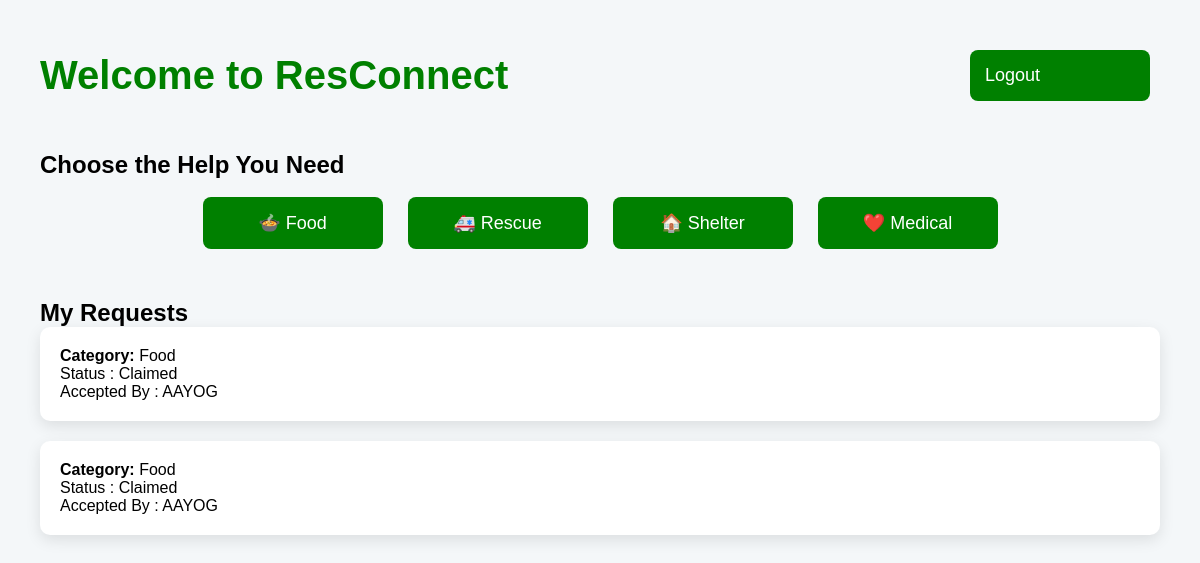
The page /user_dashboard (signed in) on the database its author committed.
### tables this page shows
CREATE TABLE help_requests(
    id INTEGER PRIMARY KEY AUTOINCREMENT,
    user_id INTEGER,
    category TEXT,
    description TEXT,
    status TEXT,
    claimed_by INTEGER,
    created_at TEXT);

CREATE TABLE admins(
    id INTEGER PRIMARY KEY AUTOINCREMENT,
    ngo_name TEXT,
    email TEXT,
    password TEXT
);

### app.py (the view)
@app.route("/user_dashboard")
def user_dashboard():
    user_id = session["user_id"]
    connection = sqlite3.connect("database.db")
    cursor = connection.cursor()
    cursor.execute("""SELECT
help_requests.category,
help_requests.status,
admins.ngo_name

FROM help_requests

LEFT JOIN admins
ON help_requests.claimed_by = admins.id

WHERE help_requests.user_id = ?
                 """, (user_id,))
    user_requests = cursor.fetchall()
    return render_template("user dashboard.html",
  user_requests=user_requests)

### templates/user dashboard.html (shortened to what this page needs)
<!DOCTYPE html>
<html lang="en">
<head>
    <link rel="stylesheet"
    href="{{ url_for('static', filename='style.css') }}">
</head>
<body class="user_body">
<div class="dashboard">
    <div class="header">
        <h1>Welcome to ResConnect</h1>
        <a href="/logout" class="btn logout">Logout</a>
    </div>
    <div class="help-section">
        <h2>Choose the Help You Need</h2>
<br>
        <div class="FEATURES">
            <form action="/request_help" method="POST">
                <button class="feature_btn" type="submit">
                    🍲 Food
                </button>
            </form>
            <form action="/request_help" method="POST">
                <button class="feature_btn" type="submit">
                    🚑 Rescue
                </button>
            </form>
            <form action="/request_help" method="POST">
                <button class="feature_btn" type="submit">
                    🏠 Shelter
                </button>
            </form>
            <form action="/request_help" method="POST">
                <button class="feature_btn" type="submit">
                    ❤️ Medical
                </button>
            </form>
        </div>
    </div>
    <div class="request-history">
        <h2>My Requests</h2>
        {% for request in user_requests %}
        <div class="request-card">
            <p><strong>Category:</strong> {{ request[0] }}</p>
            {% if request[1] == "Pending" %}
                <p>Status : Pending</p>
            {% else %}
                <p>Status : Claimed</p>
                <p>Accepted By : {{ request[2] }}</p>
            {% endif %}
        </div>
        {% endfor %}
    </div>
</div>
</body>
</html>

### static/style.css (style rules this page uses)
* { margin:0; padding:0; box-sizing:border-box; }
.user_body { background:#f4f7f9; padding:40px; font-family:Arial, Helvetica, sans-serif; }
.btn { display:inline-block; width:180px; padding:15px; margin:10px; text-decoration:none; border-radius:8px; font-size:18px; transition:0.3s; }
.FEATURES { display:flex; justify-content:center; gap:25px; flex-wrap:wrap; margin-bottom:50px; }
.header { display:flex; justify-content:space-between; align-items:center; margin-bottom:40px; }
.header h1 { color: green; font-size: 40px; }
.feature_btn { width:180px; padding:15px; background:green; color:white; border:none; border-radius:8px; font-size:18px; cursor:pointer; transition:.3s; }
.logout { background: green; color: white; }
.request-card { background:white; padding:20px; margin-bottom:20px; border-radius:10px; box-shadow:0 5px 15px rgba(0,0,0,.1); }

### rows shown on the page
help_requests: category "Food", ngo_name "AAYOG"
help_requests: category "Food", ngo_name "AAYOG"
